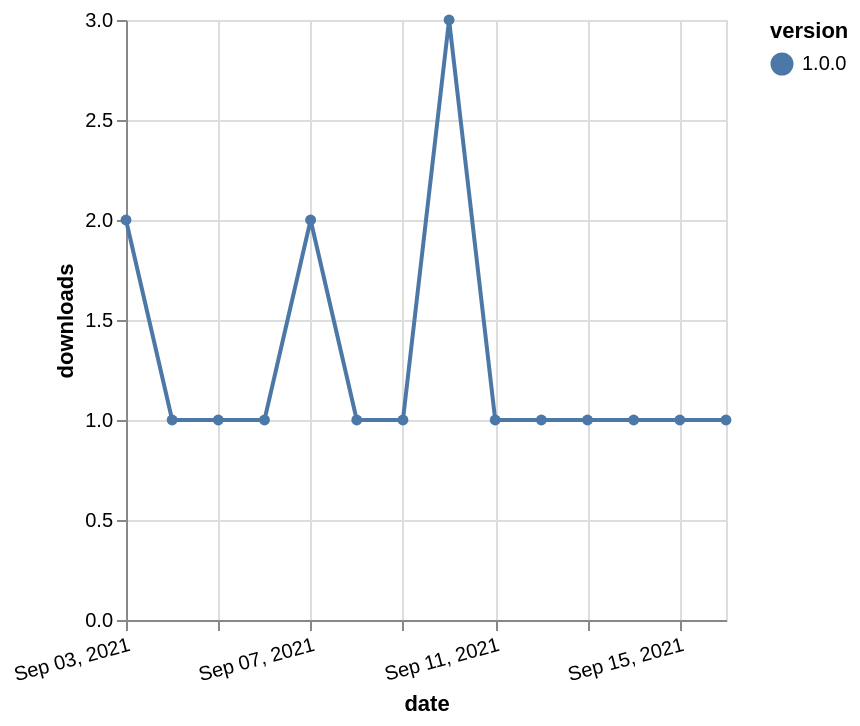

Express this chart as Vega-Lite.
### Vega-Lite specification from a JSON file in a GitHub repository (floating-point values rounded to 4 significant figures)
{"$schema": "https://vega.github.io/schema/vega-lite/v5.json", "description": "A simple bar chart with embedded data.", "data": {"values": [{"date": "2021-09-03", "total": 304, "delta": 2, "version": "1.0.0"}, {"date": "2021-09-04", "total": 305, "delta": 1, "version": "1.0.0"}, {"date": "2021-09-05", "total": 306, "delta": 1, "version": "1.0.0"}, {"date": "2021-09-06", "total": 307, "delta": 1, "version": "1.0.0"}, {"date": "2021-09-07", "total": 309, "delta": 2, "version": "1.0.0"}, {"date": "2021-09-08", "total": 310, "delta": 1, "version": "1.0.0"}, {"date": "2021-09-09", "total": 311, "delta": 1, "version": "1.0.0"}, {"date": "2021-09-10", "total": 314, "delta": 3, "version": "1.0.0"}, {"date": "2021-09-11", "total": 315, "delta": 1, "version": "1.0.0"}, {"date": "2021-09-12", "total": 316, "delta": 1, "version": "1.0.0"}, {"date": "2021-09-13", "total": 317, "delta": 1, "version": "1.0.0"}, {"date": "2021-09-14", "total": 318, "delta": 1, "version": "1.0.0"}, {"date": "2021-09-15", "total": 319, "delta": 1, "version": "1.0.0"}, {"date": "2021-09-16", "total": 320, "delta": 1, "version": "1.0.0"}]}, "width": "container", "mark": {"type": "line", "point": {"filled": true}}, "encoding": {"x": {"field": "date", "type": "temporal", "timeUnit": "yearmonthdate", "title": "date", "axis": {"labelAngle": -15}}, "y": {"field": "delta", "type": "quantitative", "title": "downloads"}, "color": {"field": "version", "type": "nominal"}, "tooltip": {"field": "delta"}}}
